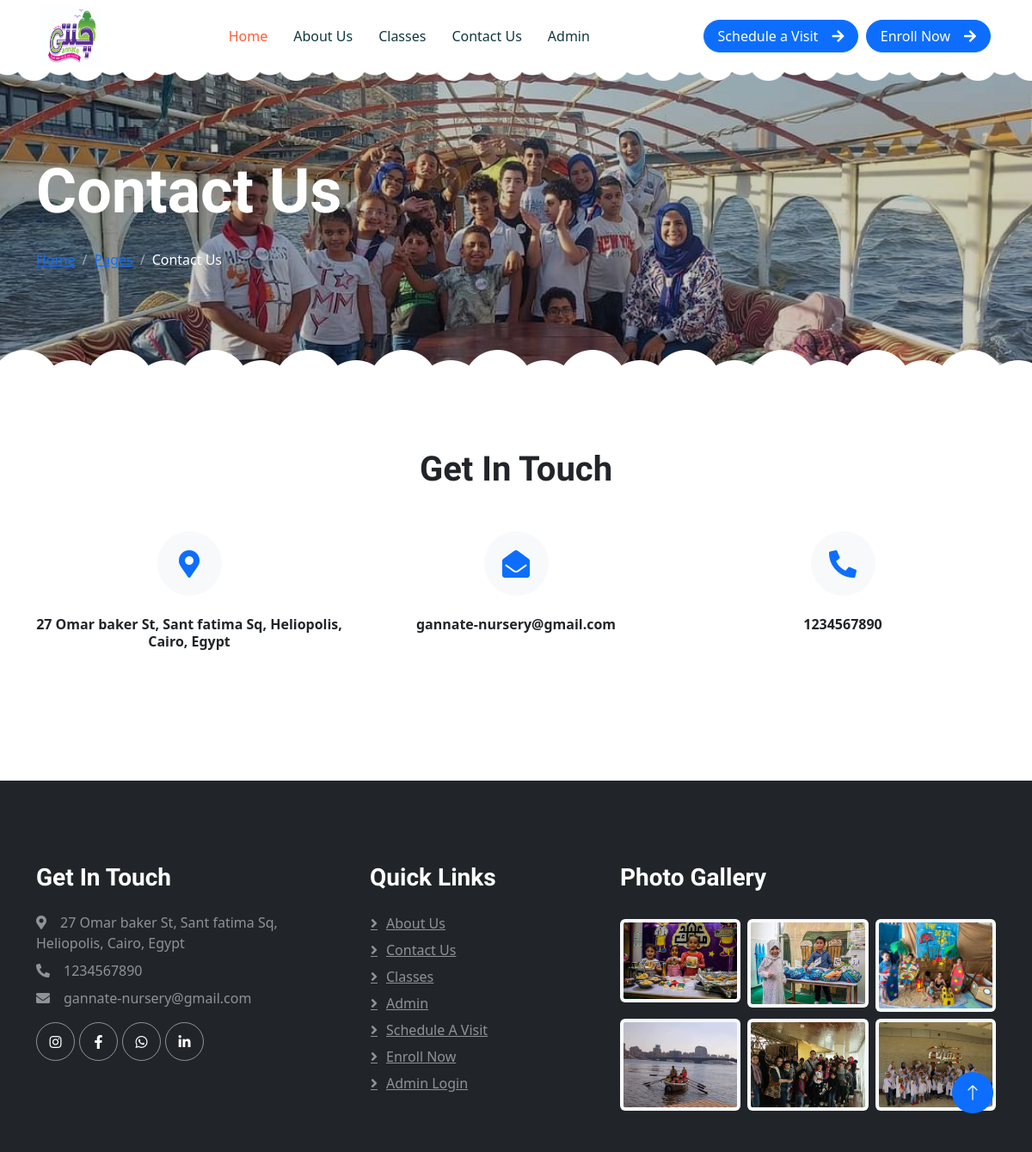
The app's page /contact.php, older data.
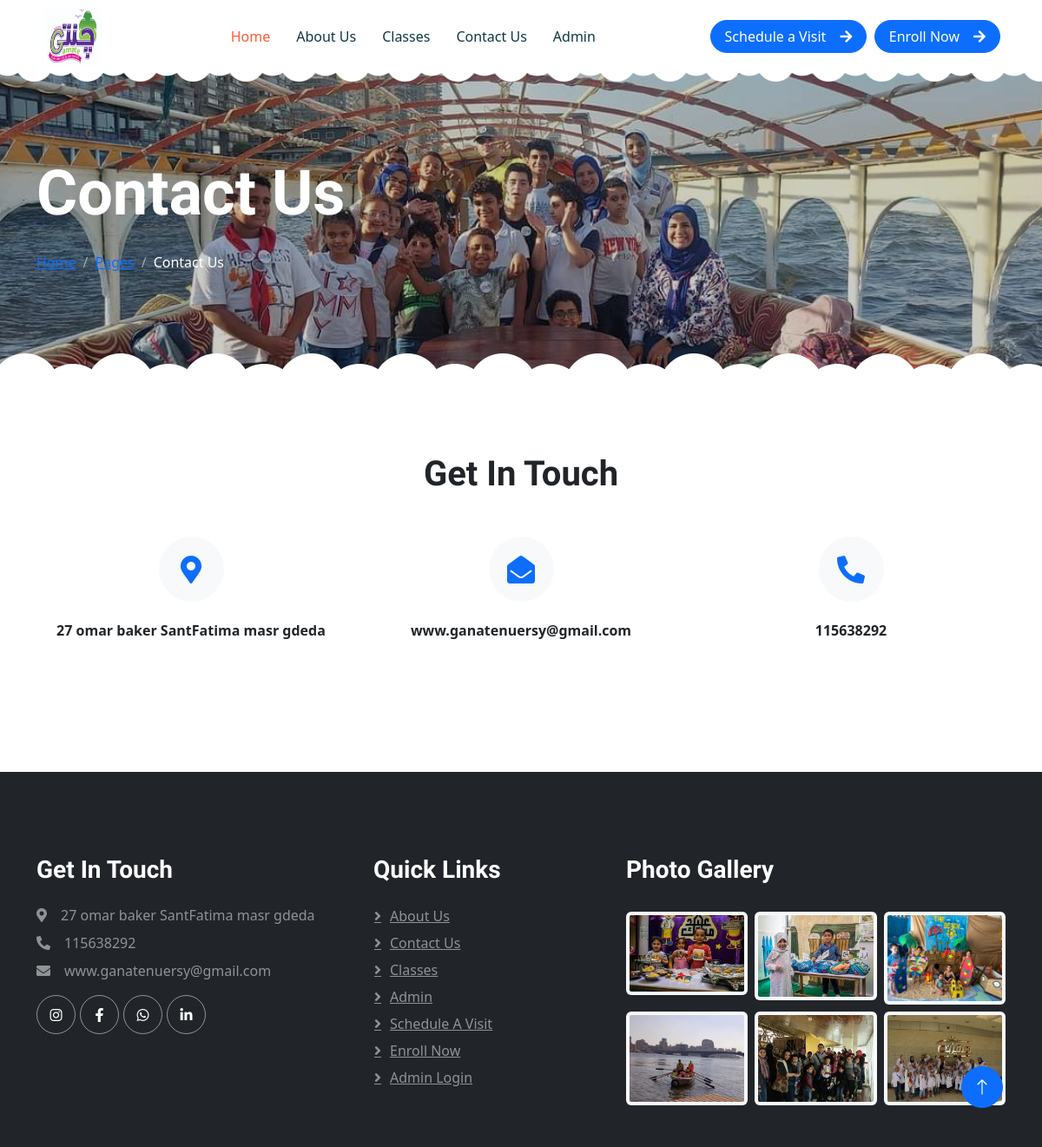
The same page, newer data.
### tables this page shows
CREATE TABLE `tblpage` (
  `ID` int(10) NOT NULL,
  `PageType` varchar(200) DEFAULT NULL,
  `PageTitle` varchar(200) DEFAULT NULL,
  `PageDescription` mediumtext DEFAULT NULL,
  `Email` varchar(200) DEFAULT NULL,
  `MobileNumber` bigint(10) DEFAULT NULL,
  `UpdationDate` timestamp NULL DEFAULT NULL ON UPDATE current_timestamp()
);

### contact.php (the view, shortened to what the changed rows need)
<?php include_once('includes/config.php'); ?>
<!DOCTYPE html>
<html lang="en">
<head>
    <link href="https://cdnjs.cloudflare.com/ajax/libs/font-awesome/5.10.0/css/all.min.css" rel="stylesheet">
    <link href="https://cdn.jsdelivr.net/npm/bootstrap-icons@1.4.1/font/bootstrap-icons.css" rel="stylesheet">
    <link href="lib/animate/animate.min.css" rel="stylesheet">
    <link href="lib/owlcarousel/assets/owl.carousel.min.css" rel="stylesheet">
    <link href="css/bootstrap.min.css" rel="stylesheet">
    <link href="css/style.css" rel="stylesheet">
</head>
<body>
 <?php include_once('includes/header.php');?>
        <div class="container-xxl py-5 page-header position-relative mb-5">
            <div class="container py-5">
                <h1 class="display-2 text-white animated slideInDown mb-4">Contact Us</h1>
            </div>
        </div>
<?php $sql=mysqli_query($con,"select * from tblpage where PageType='contactus'");
while($data=mysqli_fetch_array($sql)){
?>
        <div class="container-xxl py-5">
            <div class="container">
                <div class="text-center mx-auto mb-5 wow fadeInUp" data-wow-delay="0.1s" style="max-width: 600px;">
                    <h1 class="mb-3">Get In Touch</h1>
                </div>
                <div class="row g-4 mb-5">
                    <div class="col-md-6 col-lg-4 text-center wow fadeInUp" data-wow-delay="0.1s">
                        <div class="bg-light rounded-circle d-inline-flex align-items-center justify-content-center mb-4" style="width: 75px; height: 75px;">
                            <i class="fa fa-map-marker-alt fa-2x text-primary"></i>
                        </div>
                        <h6><?php echo $data['PageDescription']?></h6>
                    </div>
                    <div class="col-md-6 col-lg-4 text-center wow fadeInUp" data-wow-delay="0.3s">
                        <div class="bg-light rounded-circle d-inline-flex align-items-center justify-content-center mb-4" style="width: 75px; height: 75px;">
                            <i class="fa fa-envelope-open fa-2x text-primary"></i>
                        </div>
                        <h6><?php echo $data['Email']?></h6>
                    </div>
                    <div class="col-md-6 col-lg-4 text-center wow fadeInUp" data-wow-delay="0.5s">
                        <div class="bg-light rounded-circle d-inline-flex align-items-center justify-content-center mb-4" style="width: 75px; height: 75px;">
                            <i class="fa fa-phone-alt fa-2x text-primary"></i>
                        </div>
                        <h6><?php echo $data['MobileNumber']?></h6>
                    </div>
                </div>
            <?php  } ?>
            </div>
        </div>
 <?php include_once('includes/footer.php');?>
    </div>
</body>
</html>

### includes/footer.php (shortened to what the changed rows need)
   <div class="container-fluid bg-dark text-white-50 footer pt-5 mt-5 wow fadeIn" data-wow-delay="0.1s">
            <div class="container py-5">
                <div class="row g-5">
<?php $sql=mysqli_query($con,"select * from tblpage where PageType='contactus'");
while($data=mysqli_fetch_array($sql)){
?>
                    <div class="col-lg-4 col-md-6">
                        <h3 class="text-white mb-4">Get In Touch</h3>
                        <p class="mb-2"><i class="fa fa-map-marker-alt me-3"></i><?php echo $data['PageDescription']?></p>
                        <p class="mb-2"><i class="fa fa-phone-alt me-3"></i><?php echo $data['MobileNumber']?></p>
                        <p class="mb-2"><i class="fa fa-envelope me-3"></i><?php echo $data['Email']?></p>
                        <div class="d-flex pt-2">
                            <a class="btn btn-outline-light btn-social" href="https://www.instagram.com/gannate.nursery/"><i class="fab fa-instagram"></i></a>
                            <a class="btn btn-outline-light btn-social" href="https://www.facebook.com/Gannatepreschool/?locale=ar_AR"><i class="fab fa-facebook-f"></i></a>
                            <a class="btn btn-outline-light btn-social" href="https://api.whatsapp.com/send?phone=%2B201002605857&data=ARBBA-NbEKz6fpW4ZqYMC7KJA9vGRRhStJjkTRGKdFlh6QHHsvwNksWaho4gxyodNZSFtYTvdWKckzU4Eye8DrIhOedu1LaSXX6HMeoc9vYXja9ihjSIVG5FqTPnVaLtkOt-jq5o83UjPW1tWxZAUUim7g&source=FB_Page&app=facebook&entry_point=page_cta&fbclid=IwAR3lARwicJNHLDmD7nLGC-o_pQMYe6nMXVfP-NBDksfoE8zoQ2ro13ME4jI"><i class="fab fa-whatsapp"></i></a>
                            <a class="btn btn-outline-light btn-social" href=""><i class="fab fa-linkedin-in"></i></a>
                        </div>
                    </div>
                <?php } ?>
                </div>
            </div>
        </div>

Row changes from the older to the newer data that the page shows:
changed tblpage: PageDescription "27 Omar baker St, Sant fatima Sq, Heliopolis, Cairo, Egypt" → "27 omar baker SantFatima masr gdeda"; Email "gannate-nursery@gmail.com" → "www.ganatenuersy@gmail.com"; MobileNumber "1234567890" → "115638292"
